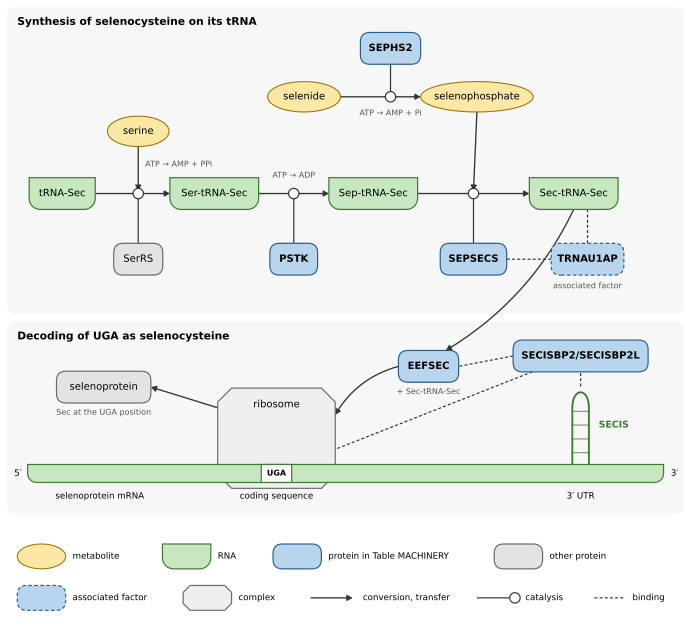

Reproduce this figure in Python.
#!/usr/bin/env python3
"""Schematic of the selenocysteine machinery: synthesis of selenocysteine on tRNA-Sec and decoding of UGA.

Drawn from scratch with matplotlib (no template). Gene names as in Table MACHINERY. Glyph shapes follow the
Systems Biology Graphical Notation (SBGN, Process Description): metabolites as ellipses, macromolecules (proteins) as
rounded rectangles, nucleic acids as rectangles with rounded bottom corners, complexes as rectangles with cut corners;
catalysis as a line ending in an open circle. Proteins of Table MACHINERY are coloured, other proteins grey, the
associated factor TRNAU1AP is outlined with a dashed line.

Biochemistry drawn (references of manuscript/references.bib): tRNA-Sec is charged with serine by seryl-tRNA
synthetase; PSTK phosphorylates the seryl group; SEPSECS converts O-phosphoseryl-tRNA-Sec to selenocysteinyl-tRNA-Sec
with selenophosphate, made from selenide and ATP by SEPHS2 [Xu2006; Labunskyy2014]; EEFSEC carries
selenocysteinyl-tRNA-Sec to the ribosome at UGA, recruited by SECISBP2 bound to the SECIS element in the 3' UTR
[Copeland2003; Labunskyy2014], which it also binds; TRNAU1AP (SECp43) binds selenocysteinyl-tRNA-Sec and is
found in complexes with SEPSECS [SmallHoward2006].
Outputs: <out>.pdf and <out>.svg (editable, text kept as text), and <out>.png with --png.
"""
import argparse
import matplotlib
matplotlib.use("Agg")
import matplotlib.pyplot as plt
from matplotlib.patches import FancyBboxPatch, Ellipse, Polygon, FancyArrowPatch, Circle, PathPatch
from matplotlib.path import Path

FS = 7.5   # font size (points)
STYLE = {   # fill, edge
    "metabolite": ("#fbe7a6", "#9a7400"),
    "rna": ("#c8e6c0", "#3d7a33"),
    "protein": ("#b9d5ee", "#2c5f8d"),
    "other": ("#e3e3e3", "#6b6b6b"),
    "complex": ("#efefef", "#6b6b6b"),
}
LINE = "#333333"


def width(text, pad=3.0):
    return 0.82 * max(len(s) for s in text.split("\n")) + pad


def label(ax, x, y, text, size=FS, **kw):
    ax.text(x, y, text, ha="center", va="center", fontsize=size, zorder=5, **kw)


def metabolite(ax, x, y, text, w=None, h=4.4):
    w = w or width(text, 4)
    f, e = STYLE["metabolite"]
    ax.add_patch(Ellipse((x, y), w, h, fc=f, ec=e, lw=0.8, zorder=3))
    label(ax, x, y, text)
    return dict(x=x, y=y, w=w, h=h)


def protein(ax, x, y, text, kind="protein", w=None, h=4.6, dashed=False, bold=True):
    w = w or width(text) * (1.1 if bold else 1)   # bold text is wider
    f, e = STYLE[kind]
    ax.add_patch(FancyBboxPatch((x - w / 2, y - h / 2), w, h, boxstyle="round,pad=0,rounding_size=1.4",
                                fc=f, ec=e, lw=0.9, ls=(0, (3, 2)) if dashed else "-", zorder=3))
    label(ax, x, y, text, fontweight="bold" if bold else "normal")
    return dict(x=x, y=y, w=w, h=h)


def rna_path(x0, y0, w, h, r):
    """Rectangle with square top corners and rounded bottom corners (SBGN nucleic acid feature)."""
    k = 0.5523 * r   # cubic Bezier approximation of a quarter circle
    verts = [(x0, y0 + h), (x0 + w, y0 + h), (x0 + w, y0 + r),
             (x0 + w, y0 + r - k), (x0 + w - r + k, y0), (x0 + w - r, y0),
             (x0 + r, y0),
             (x0 + r - k, y0), (x0, y0 + r - k), (x0, y0 + r),
             (x0, y0 + h)]
    codes = [Path.MOVETO, Path.LINETO, Path.LINETO, Path.CURVE4, Path.CURVE4, Path.CURVE4, Path.LINETO,
             Path.CURVE4, Path.CURVE4, Path.CURVE4, Path.CLOSEPOLY]
    return Path(verts, codes)


def rna(ax, x, y, text, w=None, h=4.6, text_kw=None):
    w = w or width(text)
    f, e = STYLE["rna"]
    ax.add_patch(PathPatch(rna_path(x - w / 2, y - h / 2, w, h, min(1.6, h / 2)), fc=f, ec=e, lw=0.9, zorder=3))
    if text: label(ax, x, y, text, **(text_kw or {}))
    return dict(x=x, y=y, w=w, h=h)


def complex_glyph(ax, x, y, w, h, text, c=2.0):
    f, e = STYLE["complex"]
    x0, x1, y0, y1 = x - w / 2, x + w / 2, y - h / 2, y + h / 2
    pts = [(x0 + c, y0), (x1 - c, y0), (x1, y0 + c), (x1, y1 - c), (x1 - c, y1), (x0 + c, y1), (x0, y1 - c), (x0, y0 + c)]
    ax.add_patch(Polygon(pts, closed=True, fc=f, ec=e, lw=0.9, zorder=2))
    if text: label(ax, x, y1 - 2.4, text)
    return dict(x=x, y=y, w=w, h=h)


def edge(g, side):
    """Point on the bounding box of a glyph: 'top', 'bottom', 'left', 'right'."""
    return {"top": (g["x"], g["y"] + g["h"] / 2), "bottom": (g["x"], g["y"] - g["h"] / 2),
            "left": (g["x"] - g["w"] / 2, g["y"]), "right": (g["x"] + g["w"] / 2, g["y"])}[side]


def arrow(ax, p, q, rad=0.0, lw=1.0, ls="-", color=LINE, z=1):
    ax.add_patch(FancyArrowPatch(p, q, arrowstyle="-|>,head_length=3.2,head_width=1.8", mutation_scale=1,
                                 connectionstyle=f"arc3,rad={rad}", lw=lw, ls=ls, color=color, zorder=z,
                                 shrinkA=0, shrinkB=0))


def catalysis(ax, p, q, r=0.75):
    """Line from the enzyme to the process, ending in an open circle (SBGN catalysis)."""
    import math
    dx, dy = q[0] - p[0], q[1] - p[1]
    d = math.hypot(dx, dy)
    end = (q[0] - dx / d * r, q[1] - dy / d * r)
    ax.plot([p[0], end[0]], [p[1], end[1]], color=LINE, lw=0.9, zorder=1, solid_capstyle="butt")
    ax.add_patch(Circle(q, r, fc="white", ec=LINE, lw=0.9, zorder=4))


def binding(ax, p, q):
    ax.plot([p[0], q[0]], [p[1], q[1]], color=LINE, lw=0.9, ls=(0, (2.5, 1.8)), zorder=1)


def main():
    ap = argparse.ArgumentParser(description=__doc__, formatter_class=argparse.RawDescriptionHelpFormatter)
    ap.add_argument("--out", default="figures/machinery_scheme")
    ap.add_argument("--png", action="store_true", help="also write a PNG (for checking; not committed)")
    a = ap.parse_args()
    plt.rcParams.update({"svg.fonttype": "none", "pdf.fonttype": 42, "font.family": "DejaVu Sans"})

    X0, X1, Y0, Y1 = 0, 100, -17, 74
    fig = plt.figure(figsize=(7.2, 7.2 * (Y1 - Y0) / (X1 - X0)))
    ax = fig.add_axes((0, 0, 1, 1))
    ax.set_xlim(X0, X1); ax.set_ylim(Y0, Y1); ax.set_aspect("equal"); ax.axis("off")

    # panels
    for y0, y1, title in ((28.5, 73, "Synthesis of selenocysteine on its tRNA"),
                          (-0.5, 27.5, "Decoding of UGA as selenocysteine")):
        ax.add_patch(FancyBboxPatch((1, y0), 98, y1 - y0, boxstyle="round,pad=0,rounding_size=1.5",
                                    fc="#f7f7f7", ec="none", zorder=0))
        ax.text(2.5, y1 - 2.2, title, fontsize=FS + 0.5, fontweight="bold", va="center", zorder=5)

    # selenium branch
    yse = 60
    selenide = metabolite(ax, 44, yse, "selenide")
    sephos = metabolite(ax, 69, yse, "selenophosphate")
    sephs2 = protein(ax, 56.5, 67, "SEPHS2")
    arrow(ax, edge(selenide, "right"), edge(sephos, "left"))
    catalysis(ax, edge(sephs2, "bottom"), (56.5, yse))
    label(ax, 56.5, yse - 2.4, "ATP → AMP + Pi", size=FS - 1.5, color="#555555")

    # tRNA states
    yt = 46
    t0 = rna(ax, 9, yt, "tRNA-Sec")
    t1 = rna(ax, 31, yt, "Ser-tRNA-Sec")
    t2 = rna(ax, 54, yt, "Sep-tRNA-Sec")
    t3 = rna(ax, 83, yt, "Sec-tRNA-Sec")
    ye = 36.5
    steps = [(t0, t1, protein(ax, 20, ye, "SerRS", kind="other", bold=False)),
             (t1, t2, protein(ax, 42.5, ye, "PSTK")),
             (t2, t3, protein(ax, 68.5, ye, "SEPSECS"))]
    for s, t, enz in steps:
        p, q = edge(s, "right"), edge(t, "left")
        arrow(ax, p, q)
        catalysis(ax, edge(enz, "top"), (enz["x"], yt))
    serine = metabolite(ax, 20, 55, "serine")
    arrow(ax, edge(serine, "bottom"), (20, yt + 0.4))
    ax.text(21, 50.2, "ATP → AMP + PPi", fontsize=FS - 1.5, color="#555555", va="center", zorder=5)
    label(ax, 42.5, yt + 2.6, "ATP → ADP", size=FS - 1.5, color="#555555")
    arrow(ax, edge(sephos, "bottom"), (68.5, yt + 0.4))
    secp43 = protein(ax, 85, 36.5, "TRNAU1AP", dashed=True)
    ax.text(85, 32.6, "associated factor", ha="center", va="center", fontsize=FS - 1.5, color="#555555", zorder=5)
    binding(ax, edge(secp43, "left"), edge(steps[2][2], "right"))
    binding(ax, edge(secp43, "top"), (85, yt - 2.3))

    # decoding
    ym = 5.5
    mrna = rna(ax, 50, ym, "", w=92, h=2.6)
    label(ax, 2.6, ym, "5′", size=FS - 1)
    label(ax, 97.6, ym, "3′", size=FS - 1)
    ax.text(8, ym - 3.3, "selenoprotein mRNA", fontsize=FS - 1, va="center", zorder=5)
    # SECIS: stem-loop in the 3' UTR
    xs = 84
    stem = Path([(xs - 1.2, ym + 1.3), (xs - 1.2, ym + 9.5), (xs - 1.2, ym + 12.5), (xs + 1.2, ym + 12.5),
                 (xs + 1.2, ym + 9.5), (xs + 1.2, ym + 1.3)],
                [Path.MOVETO, Path.LINETO, Path.CURVE4, Path.CURVE4, Path.CURVE4, Path.LINETO])
    ax.add_patch(PathPatch(stem, fc="none", ec=STYLE["rna"][1], lw=1.4, zorder=3))
    for yy in (ym + 3, ym + 5, ym + 7, ym + 9):
        ax.plot([xs - 1.2, xs + 1.2], [yy, yy], color=STYLE["rna"][1], lw=0.6, zorder=3)
    label(ax, xs + 4.8, ym + 7, "SECIS", size=FS - 0.5, color=STYLE["rna"][1], fontweight="bold")
    ax.text(xs, ym - 3.3, "3′ UTR", fontsize=FS - 1, va="center", ha="center", zorder=5)
    sbp = protein(ax, xs, 22.5, "SECISBP2/SECISBP2L")
    ax.plot([xs, xs], [ym + 12.6, edge(sbp, "bottom")[1]], color=LINE, lw=0.9, ls=(0, (2.5, 1.8)), zorder=1)
    # ribosome on UGA
    xr = 40
    ribo = complex_glyph(ax, xr, 10.6, 17, 14.5, "ribosome")
    ax.add_patch(FancyBboxPatch((xr - 2.2, ym - 1.3), 4.4, 2.6, boxstyle="square,pad=0", fc="#fdfdfd",
                                ec=STYLE["rna"][1], lw=0.9, zorder=4))
    label(ax, xr, ym, "UGA", size=FS - 1.5, fontweight="bold")
    ax.text(xr, ym - 3.3, "coding sequence", fontsize=FS - 1, va="center", ha="center", zorder=5)
    # EEFSEC carrying Sec-tRNA-Sec
    eef = protein(ax, 62, 21, "EEFSEC")
    ax.text(62, 17.3, "+ Sec-tRNA-Sec", ha="center", va="center", fontsize=FS - 1.5, color="#555555", zorder=5)
    arrow(ax, edge(t3, "bottom"), (64.5, edge(eef, "top")[1]), rad=-0.15)
    arrow(ax, edge(eef, "left"), (xr + 8.5, 14), rad=0.2)
    binding(ax, edge(sbp, "left"), edge(eef, "right"))
    binding(ax, (xs - 7, 20.2), (xr + 8.5, 9))
    # product
    sel = protein(ax, 15, 18, "selenoprotein", kind="other", bold=False)
    ax.text(15, 14.3, "Sec at the UGA position", ha="center", va="center", fontsize=FS - 1.5, color="#555555",
            zorder=5)
    arrow(ax, (xr - 8.5, 15), edge(sel, "right"))

    # legend
    yl = -6.5
    def key(x, y, text): ax.text(x, y, text, fontsize=FS - 1, va="center")
    metabolite(ax, 6, yl, "", w=7, h=3.6); key(10.5, yl, "metabolite")
    rna(ax, 27, yl, "", w=7, h=3.6); key(31.5, yl, "RNA")
    protein(ax, 43, yl, "", w=7, h=3.6); key(47.5, yl, "protein in Table MACHINERY")
    protein(ax, 75, yl, "", kind="other", w=7, h=3.6); key(79.5, yl, "other protein")
    yl2 = -12.5
    protein(ax, 6, yl2, "", w=7, h=3.6, dashed=True); key(10.5, yl2, "associated factor")
    complex_glyph(ax, 30, yl2, 7, 3.6, "", c=1.0); key(34.5, yl2, "complex")
    arrow(ax, (45, yl2), (51, yl2)); key(52.5, yl2, "conversion, transfer")
    catalysis(ax, (69, yl2), (74.5, yl2)); key(76, yl2, "catalysis")
    binding(ax, (86, yl2), (90.5, yl2)); key(91.5, yl2, "binding")

    for ext in ("pdf", "svg") + (("png",) if a.png else ()):
        fig.savefig(f"{a.out}.{ext}", dpi=200)
    print("written", a.out)


if __name__ == "__main__":
    main()
